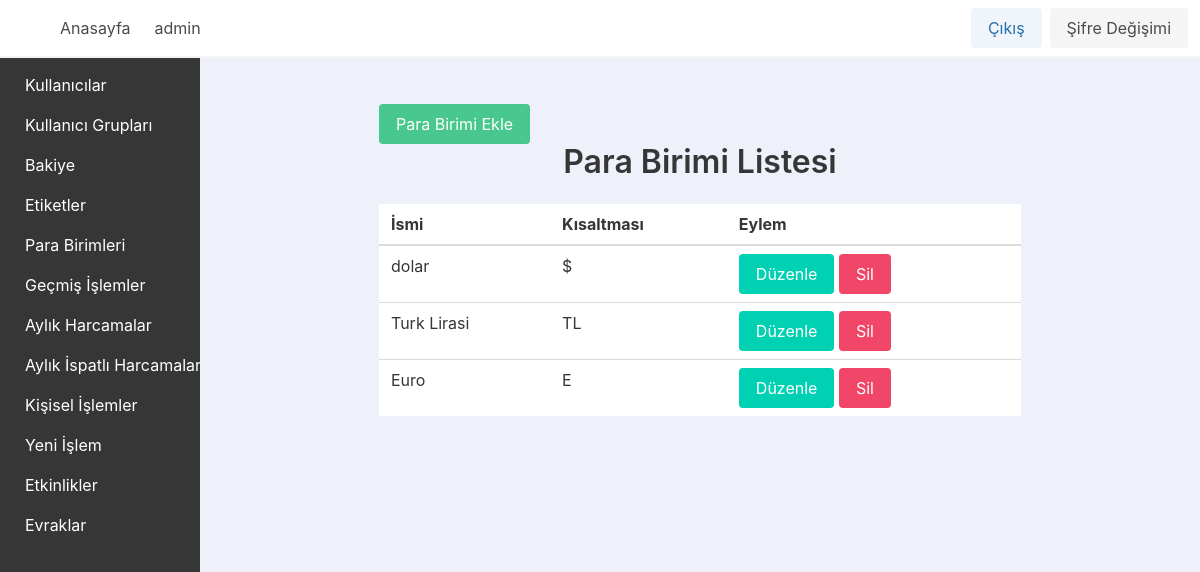
The app's page /currencylist/ (signed in) with its own data.
### app_base/models.py (models this page shows, shortened)
class MuUser(AbstractUser):
    username_validator = UnicodeUsernameValidator()
    username = models.CharField(_("Kullanıcı Adı"), max_length=150, unique=True, help_text=_("Max 150 karakter olabilir. Harfler, sayilar ve sadece @/./+/-/_ olabilir"), validators=[username_validator], error_messages={"unique": _("Bu isimde bir kullanici zaten var")})
    first_name = models.CharField(_("İsim"), max_length=150, blank=True)
    last_name = models.CharField(_("Soyisim"), max_length=150, blank=True)
    email = models.EmailField(_("email address"), blank=True)
    is_staff = models.BooleanField(_("Yönetici Durumu"), default=False, help_text=_("Kullanıcının bu yönetici paneline giriş yapabilmesini belirler."))
    is_active = models.BooleanField(_("active"), default=True, help_text=_("Designates whether this user should be treated as active. " "Unselect this instead of deleting accounts."))
    date_joined = models.DateTimeField(_("date joined"), default=timezone.now)
    currency = models.ForeignKey(Currency, on_delete=models.PROTECT, null=True)
    gruplar = models.ManyToManyField(MuGroup, blank=True)

class Currency(models.Model):
    name = models.CharField(max_length=255, unique=True)
    abbreviation = models.CharField(max_length=10, unique=True)

### app_base/views/currencies_view.py (the view)
# urls.py: path("currencylist/", CurrencyListView.as_view(), name="currencylist_view_name"),
class CurrencyListView(LoginRequiredMixin, ListView):
    model = Currency
    template_name = "app_base/currencies/currencylist.html"
    context_object_name = "currencies"

### app_base/templates/app_base/currencies/currencylist.html (shortened to what this page needs)
{% extends "base.html" %}
{% block content %}
    <div class="container">
        <section class="section">
            <div class="columns is-centered">
                <div class="column is-three-quarters">
                    <a href="{% url 'currencycreate_view_name' %}" class="button is-success">Para Birimi Ekle</a>
                    <h1 class="title has-text-centered">Para Birimi Listesi</h1>
                    <table class="table is-fullwidth">
                        <thead>
                            <tr>
                                <th>İsmi</th>
                                <th>Kısaltması</th>
                                <th>Eylem</th>
                            </tr>
                        </thead>
                        <tbody>
                            {% for currency in currencies %}
                                <tr>
                                    <td>{{ currency.name }}</td>
                                    <td>{{ currency.abbreviation }}</td>
                                    <td>
                                        <a href="{% url 'currencyupdate_view_name' currency.pk %}" class="button is-primary">Düzenle</a>
                                        <a href="{% url 'currencydelete_view_name' currency.pk %}" class="button is-danger">Sil</a>
                                    </td>
                                </tr>
                            {% empty %}
                                <tr>
                                    <td colspan="3">Para Birimi Bulunmadı</td>
                                </tr>
                            {% endfor %}
                        </tbody>
                    </table>
                </div>
            </div>
        </section>
    </div>
{% endblock content %}

### templates/navbar.html (shortened to what this page needs)
{% load static %}
<nav class="navbar has-background-white has-shadow" x-data="{ open: false }">
    <div class="navbar-brand">
        <a class="navbar-item" x-on:click="muside = !muside">
            <span class="iconify icon is-medium" data-icon="tabler:layout-sidebar-left-expand-filled"></span>
        </a>
    </div>
    <div id="navbarmenu_id" class="navbar-menu" x-bind:class="{ 'is-active': open }">
        <div class="navbar-start">
            <a class="navbar-item is-info is-light" href="{% url "home_view_name" %}">Anasayfa</a>
            {% if user.is_authenticated %}
                <span class="navbar-item">{{ user.username }}</span>
            {% endif %}
        </div>
        <div class="navbar-end">
            <div class="navbar-item">
                <div class="buttons">
                    {% if user.is_authenticated %}
                        <a class="button is-info is-light" href="{% url 'logout_view_name' %}">Çıkış</a>
                        <a class="button is-light" href="{% url 'passwordchange_view_name' %}">Şifre Değişimi</a>
                    {% else %}
                        <a class="button is-info is-light" href="{% url 'login_view_name' %}">Giriş</a>
                    {% endif %}
                </div>
            </div>
        </div>
    </div>
</nav>

### records on screen
MuUser: username "admin"
Currency: name "dolar", abbreviation "$"
Currency: name "Turk Lirasi", abbreviation "TL"
Currency: name "Euro", abbreviation "E"
